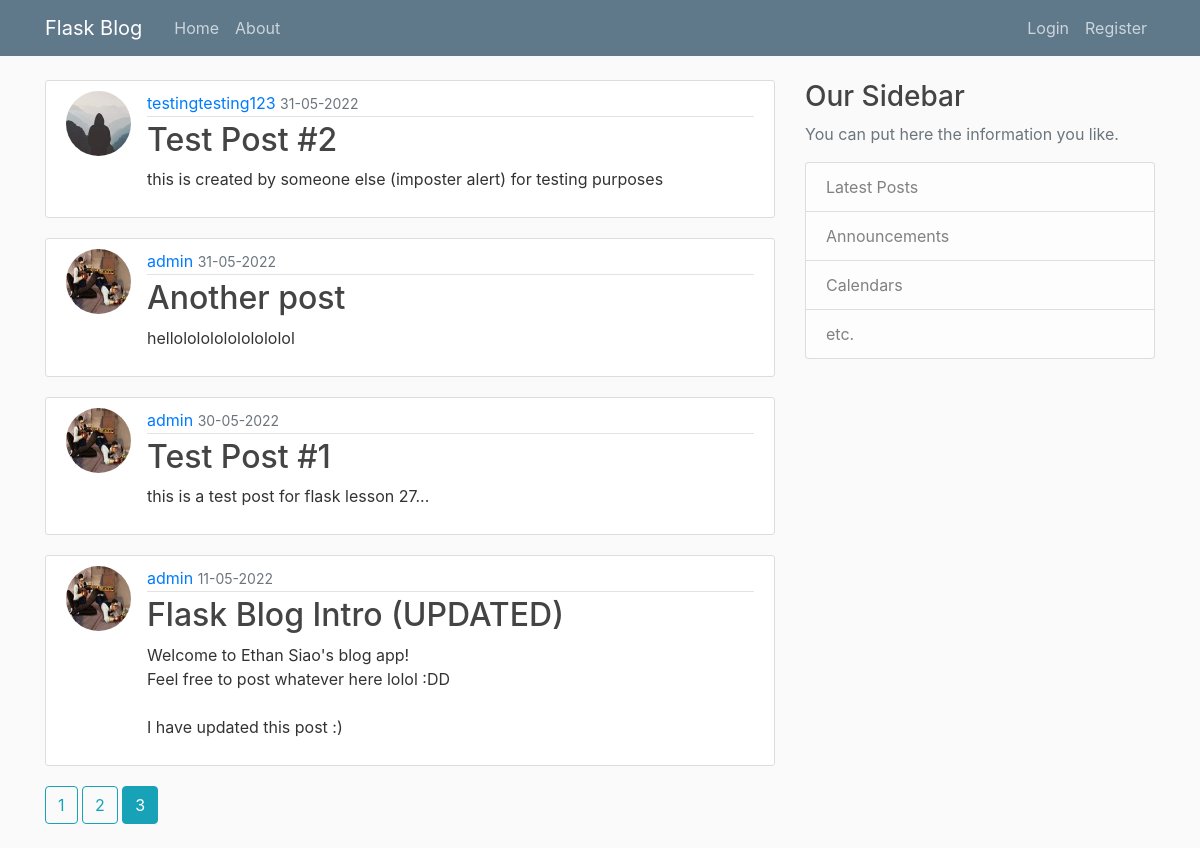
Screenshot of /home?page=3 with the database file from the repository.
### main_app/models.py (models this page shows, shortened)
class Post(db.Model):
    id = db.Column(db.Integer, primary_key=True)
    title = db.Column(db.String(100), nullable=False)
    date_posted = db.Column(db.DateTime, nullable=False, default=datetime.utcnow) # imported from datetime, sets date and time of post to that instant
    content = db.Column(db.Text, nullable=False)
    user_id = db.Column(db.Integer, db.ForeignKey('user.id'), nullable=False)

class User(db.Model, UserMixin):
    id = db.Column(db.Integer, primary_key=True)
    username = db.Column(db.String(20), unique=True, nullable=False) # false null makes some sort of imput compulsory
    email = db.Column(db.String(120), unique=True, nullable=False)
    image_file = db.Column(db.String(20), nullable=False, default='default.jpg') # default profile picture is set if there's nothing
    password = db.Column(db.String(60), nullable=False)
    posts = db.relationship('Post', backref='author', lazy=True) # relationship (two way) pulls out information from User or Post class

### main_app/routes.py (the view)
@app.route("/")
@app.route("/home")
def home():
    page = request.args.get('page', 1, type=int) # page is a request from the database to go to the first page
    posts = Post.query.order_by(Post.date_posted.desc()).paginate(page=page, per_page=5)
    return render_template('home.html', posts=posts) # sends in parameter for blog posts

### main_app/templates/home.html
{% extends "layout.html" %}
{% block content %}
    {% for post in posts.items %}
        <article class="media content-section">
            <img class="rounded-circle article-img" src="{{ url_for('static', filename='profile_pics/' + post.author.image_file) }}">
            <div class="media-body">
                <div class="article-metadata">
                    <a class-"mr-2" href="#"> {{ post.author.username }} </a>
                    <small class="text-muted"> {{ post.date_posted.strftime('%d-%m-%Y') }} </small>
                </div>
                <h2><a class="article-title" href="{{ url_for('post', post_id=post.id) }}"> {{ post.title }} </a></h2>
                <p class="article-content"> {{ post.content }} </p>
            </div>
        </article>
    {% endfor %}
    {% for page_num in posts.iter_pages(left_edge=1, right_edge=1, left_current=1, right_current=2) %}
        {% if page_num %}
            {% if posts.page == page_num %}
                <a class="btn btn-info mb-4" href="{{ url_for('home', page=page_num) }}">{{ page_num }}</a>
            {% else %}
                <a class="btn btn-outline-info mb-4" href="{{ url_for('home', page=page_num) }}">{{ page_num }}</a>
            {% endif %}
        {% else %}
            ...
        {% endif %}
    {% endfor %}
{% endblock content %}

### main_app/static/main.css (style rules this page uses)
body { background: #fafafa; color: #333333; margin-top: 5rem; }
h1, h2, h3, h4, h5, h6 { color: #444444; }
.content-section { background: #ffffff; padding: 10px 20px; border: 1px solid #dddddd; border-radius: 3px; margin-bottom: 20px; }
.article-title { color: #444444; }
.article-content { white-space: pre-line; }
.article-img { height: 65px; width: 65px; margin-right: 16px; }
.article-metadata { padding-bottom: 1px; margin-bottom: 4px; border-bottom: 1px solid #e3e3e3 }

### rows the page displays
Post: image_file (picture), author.username "testingtesting123", date_posted "31-05-2022", title "Test Post #2", content "this is created by someone else (imposter alert) for testing purposes"
Post: image_file (picture), author.username "admin", date_posted "31-05-2022", title "Another post", content "hellololololololololol"
Post: image_file (picture), author.username "admin", date_posted "30-05-2022", title "Test Post #1", content "this is a test post for flask lesson 27..."
Post: image_file (picture), author.username "admin", date_posted "11-05-2022", title "Flask Blog Intro (UPDATED)", content "Welcome to Ethan Siao's blog app! Feel free to post whatever here lolol :DD I have updated this post :)"

### other values shown
{{ page_num }} "1" "2"
{{ page_num }} "3"
